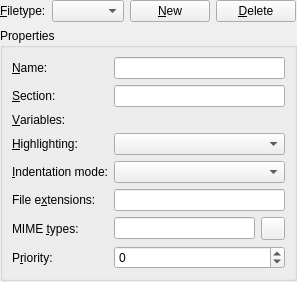
<?xml version="1.0" encoding="UTF-8"?>
<ui version="4.0">
 <class>FileTypeConfigWidget</class>
 <widget class="QWidget" name="FileTypeConfigWidget">
  <layout class="QVBoxLayout">
   <property name="margin">
    <number>0</number>
   </property>
   <item>
    <layout class="QHBoxLayout">
     <item>
      <widget class="QLabel" name="lblFiletype">
       <property name="text">
        <string>&amp;Filetype:</string>
       </property>
       <property name="buddy">
        <cstring>cmbFiletypes</cstring>
       </property>
      </widget>
     </item>
     <item>
      <widget class="QComboBox" name="cmbFiletypes">
       <property name="whatsThis">
        <string>Select the filetype you want to change.</string>
       </property>
      </widget>
     </item>
     <item>
      <widget class="QPushButton" name="btnNew">
       <property name="whatsThis">
        <string>Create a new file type.</string>
       </property>
       <property name="text">
        <string>&amp;New</string>
       </property>
      </widget>
     </item>
     <item>
      <widget class="QPushButton" name="btnDelete">
       <property name="whatsThis">
        <string>Delete the current file type.</string>
       </property>
       <property name="text">
        <string>&amp;Delete</string>
       </property>
      </widget>
     </item>
     <item>
      <spacer>
       <property name="orientation">
        <enum>Qt::Horizontal</enum>
       </property>
       <property name="sizeHint" stdset="0">
        <size>
         <width>1</width>
         <height>0</height>
        </size>
       </property>
      </spacer>
     </item>
    </layout>
   </item>
   <item>
    <widget class="QGroupBox" name="gbProperties">
     <property name="title">
      <string>Properties</string>
     </property>
     <layout class="QFormLayout" name="formLayout">
      <item row="0" column="0">
       <widget class="QLabel" name="lblName">
        <property name="text">
         <string>&amp;Name:</string>
        </property>
        <property name="buddy">
         <cstring>edtName</cstring>
        </property>
       </widget>
      </item>
      <item row="0" column="1">
       <widget class="QLineEdit" name="edtName">
        <property name="whatsThis">
         <string>The name of the filetype will be the text of the corresponding menu item.</string>
        </property>
       </widget>
      </item>
      <item row="1" column="0">
       <widget class="QLabel" name="lblSection">
        <property name="text">
         <string>&amp;Section:</string>
        </property>
        <property name="buddy">
         <cstring>edtSection</cstring>
        </property>
       </widget>
      </item>
      <item row="1" column="1">
       <widget class="QLineEdit" name="edtSection">
        <property name="whatsThis">
         <string>The section name is used to organize the file types in menus.</string>
        </property>
       </widget>
      </item>
      <item row="2" column="0">
       <widget class="QLabel" name="lblVariables">
        <property name="text">
         <string>&amp;Variables:</string>
        </property>
        <property name="buddy">
         <cstring>edtVariables</cstring>
        </property>
       </widget>
      </item>
      <item row="2" column="1">
       <widget class="VariableLineEdit" name="edtVariables" native="true">
        <property name="whatsThis">
         <string>&lt;p&gt;This string allows to configure Kate's settings for the files selected by this mimetype using Kate variables. Almost any configuration option can be set, such as highlight, indent-mode, encoding, etc.&lt;/p&gt;&lt;p&gt;For a full list of known variables, see the manual.&lt;/p&gt;</string>
        </property>
       </widget>
      </item>
      <item row="3" column="0">
       <widget class="QLabel" name="lblHl">
        <property name="text">
         <string>&amp;Highlighting:</string>
        </property>
        <property name="buddy">
         <cstring>cmbHl</cstring>
        </property>
       </widget>
      </item>
      <item row="3" column="1">
       <widget class="QComboBox" name="cmbHl"/>
      </item>
      <item row="4" column="0">
       <widget class="QLabel" name="lblIndenter">
        <property name="text">
         <string>&amp;Indentation mode:</string>
        </property>
        <property name="buddy">
         <cstring>cmbIndenter</cstring>
        </property>
       </widget>
      </item>
      <item row="4" column="1">
       <widget class="QComboBox" name="cmbIndenter"/>
      </item>
      <item row="5" column="0">
       <widget class="QLabel" name="lblExtensions">
        <property name="text">
         <string>File e&amp;xtensions:</string>
        </property>
        <property name="buddy">
         <cstring>edtFileExtensions</cstring>
        </property>
       </widget>
      </item>
      <item row="5" column="1">
       <widget class="QLineEdit" name="edtFileExtensions">
        <property name="whatsThis">
         <string>The wildcards mask allows to select files by filename. A typical mask uses an asterisk and the file extension, for example &lt;code&gt;*.txt; *.text&lt;/code&gt;. The string is a semicolon-separated list of masks.</string>
        </property>
       </widget>
      </item>
      <item row="6" column="0">
       <widget class="QLabel" name="lblMimeTypes">
        <property name="text">
         <string>MIME &amp;types:</string>
        </property>
        <property name="buddy">
         <cstring>edtMimeTypes</cstring>
        </property>
       </widget>
      </item>
      <item row="6" column="1">
       <layout class="QHBoxLayout">
        <property name="margin">
         <number>0</number>
        </property>
        <item>
         <widget class="QLineEdit" name="edtMimeTypes">
          <property name="whatsThis">
           <string>The mime type mask allows to select files by mimetype. The string is a semicolon-separated list of mimetypes, for example &lt;code&gt;text/plain; text/english&lt;/code&gt;.</string>
          </property>
         </widget>
        </item>
        <item>
         <widget class="QToolButton" name="btnMimeTypes">
          <property name="whatsThis">
           <string>Displays a wizard that helps you easily select mimetypes.</string>
          </property>
         </widget>
        </item>
       </layout>
      </item>
      <item row="7" column="0">
       <widget class="QLabel" name="lblPriority">
        <property name="text">
         <string>P&amp;riority:</string>
        </property>
        <property name="buddy">
         <cstring>sbPriority</cstring>
        </property>
       </widget>
      </item>
      <item row="7" column="1">
       <widget class="QSpinBox" name="sbPriority">
        <property name="whatsThis">
         <string>Sets priority for this file type. If more than one file type selects the same file, the one with the highest priority will be used.</string>
        </property>
        <property name="minimum">
         <number>-99</number>
        </property>
       </widget>
      </item>
     </layout>
    </widget>
   </item>
   <item>
    <spacer>
     <property name="orientation">
      <enum>Qt::Vertical</enum>
     </property>
     <property name="sizeHint" stdset="0">
      <size>
       <width>0</width>
       <height>1</height>
      </size>
     </property>
    </spacer>
   </item>
  </layout>
 </widget>
 <customwidgets>
  <customwidget>
   <class>VariableLineEdit</class>
   <extends></extends>
   <header>variablelineedit.h</header>
  </customwidget>
 </customwidgets>
 <resources/>
 <connections/>
</ui>
